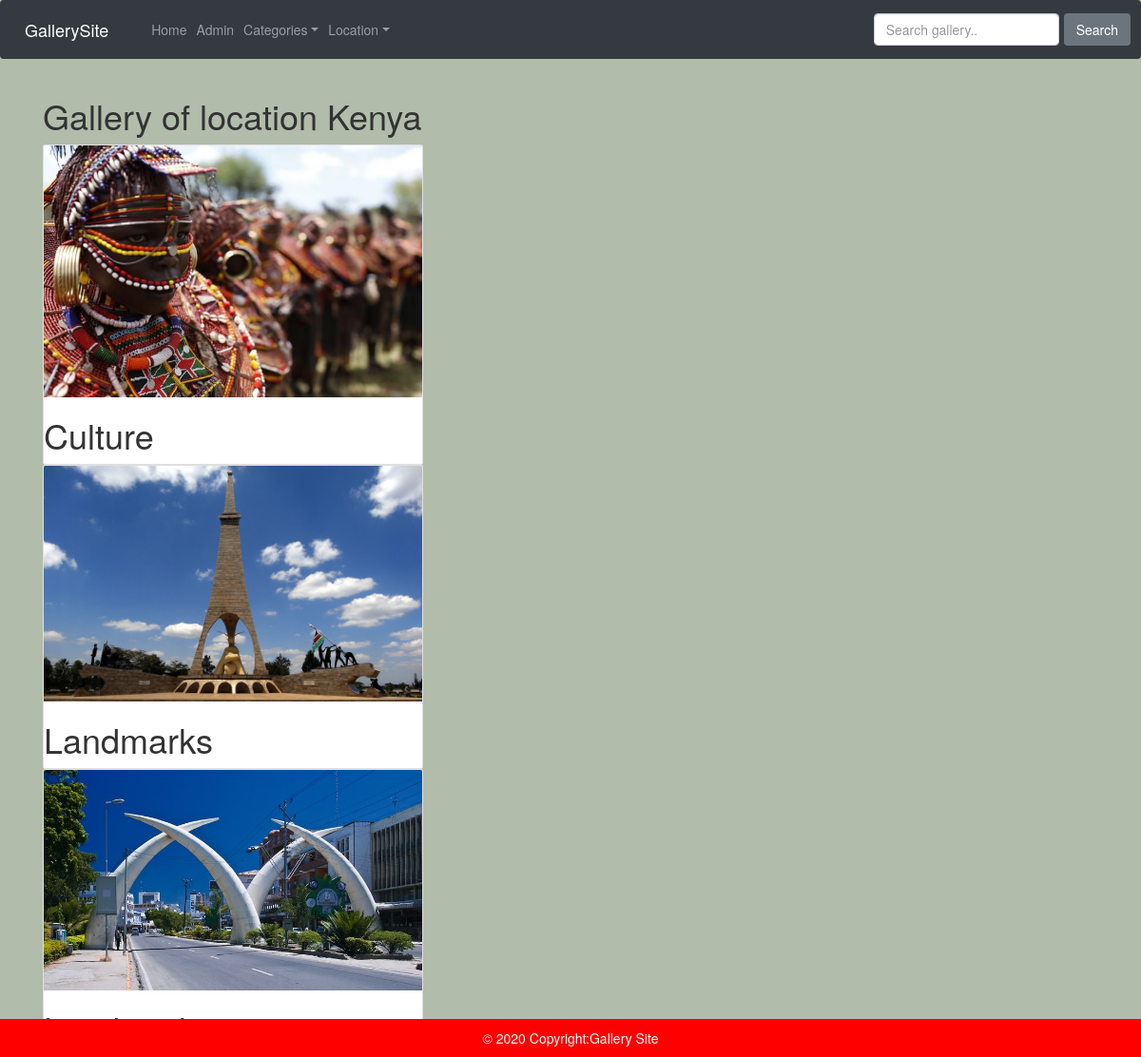
The page /location/Kenya on the database its author committed.
### posts/models.py (models this page shows, shortened)
class Location(models.Model):
    name = models.CharField(max_length = 30)
    def __str__(self):
        return self.name

class Post(models.Model):
    title = models.CharField(max_length=30)
    category = models.ForeignKey(Category, on_delete=models.PROTECT, default=1)
    location = models.ForeignKey(Location, on_delete=models.PROTECT, default=1)
    description = models.TextField()
    image =  models.ImageField(blank=True)

### posts/views.py (the view)
# urls.py: path('location/<location>',views.LocListView.as_view(),name='location'),
class LocListView(ListView):
    template_name = 'location.html'
    context_object_name = 'loclist'
    def get_queryset(self):
        content = {
            'loc':self.kwargs['location'],
            'posts':Post.objects.filter(location__name = self.kwargs['location'])
        }
        return content

### posts/views.py (called while the page is built)
def category_list(request):
    category_list = Category.objects.exclude(name='default')
    context = {
        "category_list": category_list,
    }
    return context

def location_list(request):
    location_list = Location.objects.exclude(name='default')
    context = {
        "location_list":location_list,
    }
    return context

### templates/location.html (shortened to what this page needs)
{% extends 'base.html' %}
{% block content %}
<div class="container">
    <h1>Gallery of location {{ loclist.loc }} </h1>
    {% for post in loclist.posts %}
    <div class="card" style="width:400px">
        <a href="" data-toggle="modal" data-target="#{{post.id}}">
        <img class="card-img-top" src="{{post.image.url}}"  class="img-responsive img-thumbnail image" style="width:100%">
        </a>
        <h1>{{post.title}}</h1>
    </div>
    {% endfor %}
</div>
{% endblock %}

### posts/static/css/main.css (style rules this page uses)
body { background-color: #B2BCAA; }

### rows shown on the page
Location: loc "Kenya"
Post: image (picture), title "Culture"
Post: image (picture), title "Landmarks"
Post: image (picture)
